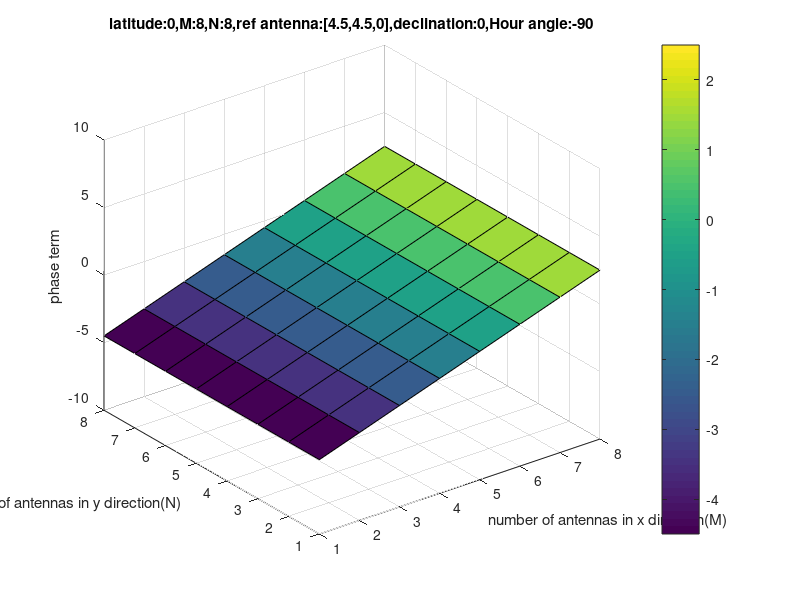
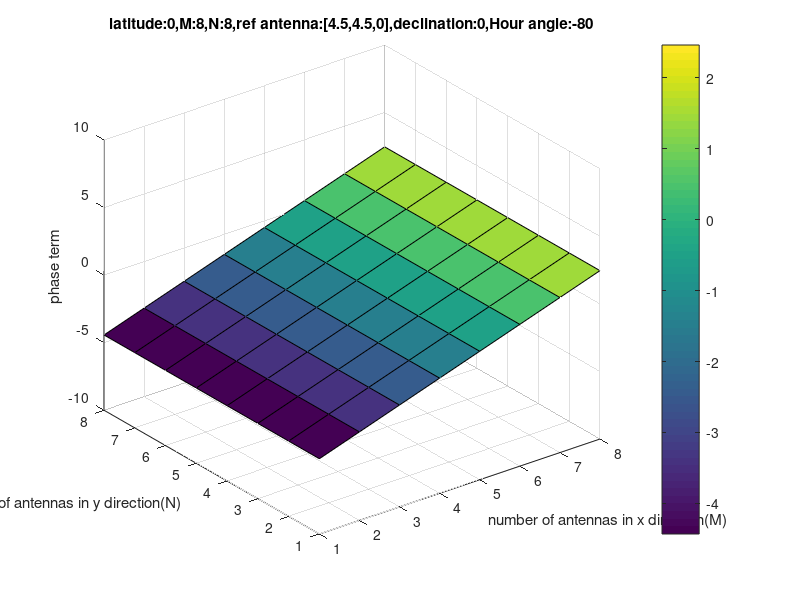
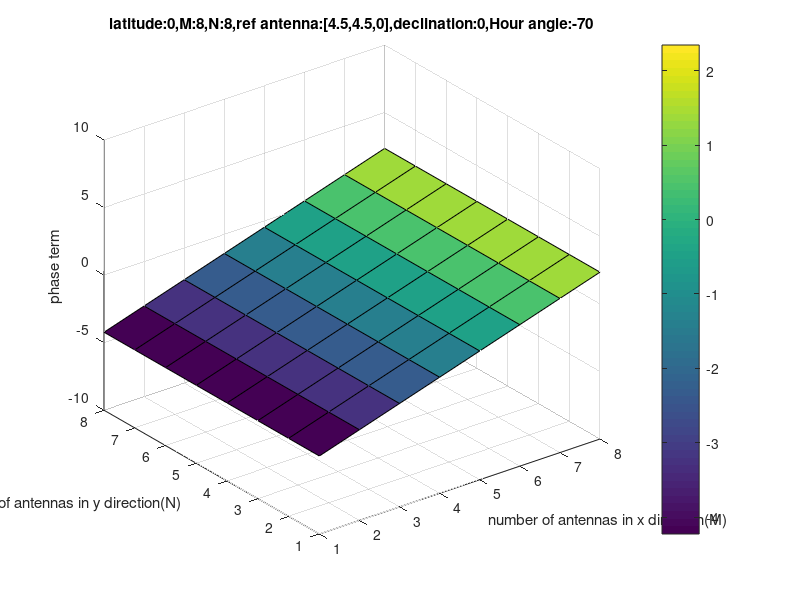
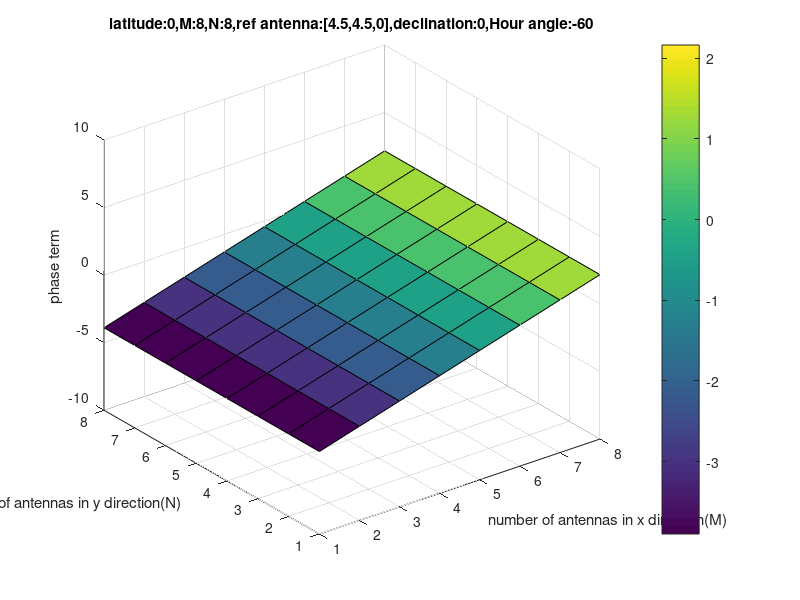

Write the MATLAB code that produced these figures, in order.
A = dlmread('myphasetermfile.txt')
latitude = A(1,1);  
M = A(1,2);  
N = A(1,3);  
refa = [A(1,4)  
        A(1,5)  
        A(1,6)];
dec = A(1,7);
HAstart = A(1,8);
step = A(2,1);
HAend = A(2,2); 
n = 3;
count = 0;
[h,b] = size(A);
count = 0;
count1 = 0;
g = 0;
for H = n:1:h
  for B = 1:1:b   
    wmat(H-2-g,B) = A(H,B)
    count = count+1;
       if (count == M*N)
         HA = HAstart+(count1*step);
         count1 = count1+1;
         surf(wmat);
         colorbar;
         axis([1,8,1,8,-10,10])
         %title(['latitude' ':' num2str(latitude) ',M' ':' num2str(M) ',N' ':' num2str(N) ',ref antenna' ':' num2str(refa(1)), num2str(refa(2) ,num2str(refa(1) ',declination' ':' num2str(dec) ',Hour angle' ':' num2str(HA)]);
         title(['latitude' ':' num2str(latitude) ',M' ':' num2str(M) ',N' ':' num2str(N) ',ref antenna' ':' '[' num2str(refa(1)) ',' num2str(refa(2)) ',' num2str(refa(3)) ']' ',declination' ':' num2str(dec) ',Hour angle' ':' num2str(HA)]);
         %axis equal;
         xlabel('number of antennas in x direction(M)');
         ylabel('number of antennas in y direction(N)');
         %axesLabelsAlign3D('M','N');
         zlabel('phase term');
         print('%2f_plot.png','-dpng',num2str(count1));
         pause(1);
         count = 0;
         g = (8*count1);
       endif  
  endfor
endfor
